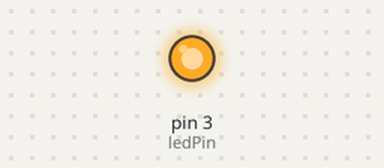
Recording of a sketch running on a simulated Arduino Uno, built with avr-gcc and run on an emulated ATmega328P. Parts: output pins drawn as LEDs (lit = HIGH).

Above: at 0.05 s.
At 1.5 s:
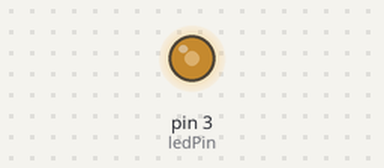
At 3.0 s:
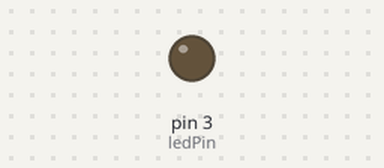
Timing chart, 0 to 6.9 s (numbered marks = the images above):
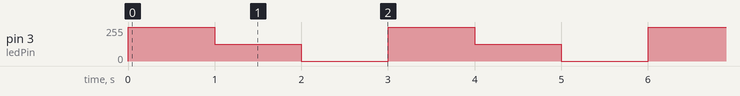

The sketch:

ledparlakligi.ino
```cpp
const int ledPin=3;
void setup() {
  // put your setup code here, to run once:
  pinMode(ledPin, OUTPUT);

}

void loop() {
  // put your main code here, to run repeatedly:
  analogWrite(ledPin, 255);
  delay(1000);
  analogWrite(ledPin, 127);
  delay(1000);
  analogWrite(ledPin, 0);
  delay(1000);
}
```

Measured:
- by itself, pin 3 (ledPin): repeats every 3.0 s: 127/255 1.0 s, 0/255 1.0 s, 255/255 1.0 s
